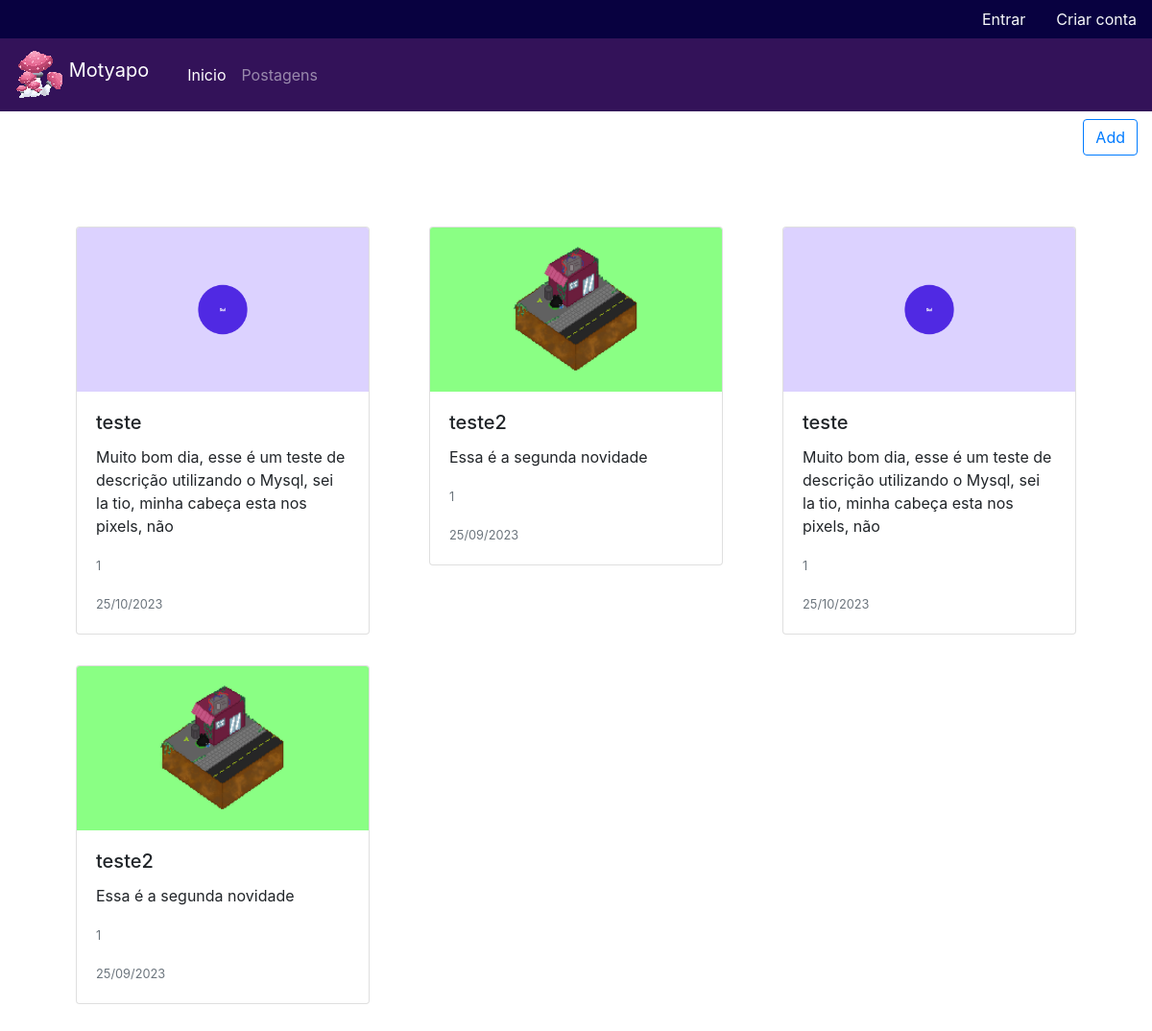
The page /admin/index.php?m=Postagens/post on the database its author committed.
### tables this page shows
CREATE TABLE IF NOT EXISTS `postagens` (
  `id` int(11) NOT NULL AUTO_INCREMENT,
  `titulo` varchar(200) DEFAULT NULL,
  `descricao` varchar(2000) DEFAULT NULL,
  `dataPost` varchar(10) NOT NULL,
  `imagem` varchar(500) NOT NULL,
  `id_adm` int(11) DEFAULT NULL,
  PRIMARY KEY (`id`),
  KEY `id_adm` (`id_adm`)
);

### class/Post.php (called while the page is built, shortened)
<?php
class Post
{
    function consultar()
    {
        try {
            $this->con = new Conectar();
            $exec = $this->con->prepare("SELECT * FROM postagens");
            return $exec->execute() == 1 ? $exec->fetchAll() : FALSE;
        } catch (PDOException $exc) {
            echo "Erro de bd " . $exc->getMessage();
        }
    }
}

### admin/Postagens/Post.php (the view)
<div class="container-fluid mt-2">
    <a class="btn btn-outline-primary float-right" href="?m=Postagens/salvar">Add</a>
    <br><br>
    <div class="row p-5">
        <?php
        include_once '../class/Post.php';
        $pos = new Post();
        $dados = $pos->consultar();
        if (!empty($dados)) {
            foreach ($dados as $mostrar) {
        ?>
                <div class="col-sm-4">
                    <div class="card m-3 ">
                        <img class="card-img-top" src="../img/<?= $mostrar['imagem'] ?>" alt="Imagem de capa do card">
                        <div class="card-body">
                            <h5 class="card-title"><?= $mostrar['titulo'] ?></h5>
                            <p class="card-text"><?= $mostrar['descricao'] ?></p>
                            <p class="card-text"><small class="text-muted"><?= $mostrar['id_adm'] ?></small></p>
                            <p class="card-text"><small class="text-muted"><?= $mostrar['dataPost']  ?></small></p>
                        </div>
                    </div>
                </div>
        <?php }
        } ?>
    </div>
</div>

### admin/index.php (shortened to what this page needs)
<!DOCTYPE html>
<html lang="pt-br">
<head>
    <?php include_once 'cabecalho.php'; ?>
</head>
<body>
    <?php
    if (isset($_SESSION['acesso']) && $_SESSION['acesso'] === '0bb99a07048be9e343e4d860fd452960fc0d6086') {
        echo '<nav class="conteiner navbar-dark " style="background-color: rgba(8, 1, 64, 1);" id="logado">'
            . '<ul class="nav mt-0  justify-content-end">'
            . ' <li class="nav-item">'
            . '<a class="nav-link text-light" href="">'
            . 'Conta'
            . '</a>'
            . '</li>'
            . '<li class="nav-item">'
            . '<a class="nav-link text-light " href="./logout.php">Sair</a>'
            . '</li>'
            . '</ul></nav>';
    } else {
        echo '<nav class="conteiner navbar-dark " style="background-color: rgba(8, 1, 64, 1);" id="deslogado">'
            . '<ul class="nav mt-0  justify-content-end">'
            . ' <li class="nav-item">'
            . '<a class="nav-link text-light" href="?m=login">Entrar</a>'
            . '</li>'
            . '<li class="nav-item">'
            . '<a class="nav-link text-light " href="?m=criar">Criar conta</a>'
            . '</li>'
            . '</ul></nav>';
    }
    ?>
    <?php include_once 'navbar.php'; ?>
    <div class="container-fluid p-0 m-0" id="home">
        <?php
        $pagina = filter_input(INPUT_GET, 'm');
        if (empty($pagina) || !isset($pagina)) {
            include_once 'home.php';
        } else {
            if (file_exists($pagina . ".php")) {
                include_once $pagina . ".php";
            } else {
                echo '<div class="alert alert-danger mt-4" role="alert">'
                    . '<h3>Erro 404</h3>'
                    . '<p>Página não encontrada</p>'
                    . '</div>';
            }
        }
        ?>
    </div>
</body>
</html>

### admin/cabecalho.php (shortened to what this page needs)
<link rel="stylesheet" href="https://stackpath.bootstrapcdn.com/bootstrap/4.1.3/css/bootstrap.min.css">
<link rel="stylesheet" href="https://cdn.jsdelivr.net/npm/bootstrap-icons@1.10.5/font/bootstrap-icons.css">
<link rel="stylesheet" href="../css/Motyapo.css">

### admin/navbar.php (shortened to what this page needs)
<nav class="navbar  sticky-top navbar-expand-md navbar-dark" style="background-color:rgba(41, 6, 81, 0.95);">
  <a class="navbar-brand" href="#home">
    <img src="../img/logo2.png" width="50" class="d-inline-block align-top pixel my-0 " alt="" />
    <p class="navbar-brand mb-0">Motyapo </p>
  </a>
  <div class="collapse navbar-collapse" id="navbarsExample04">
    <ul class="navbar-nav mr-auto">
      <li class="nav-item active">
        <a class="nav-link" href="../admin/">Inicio <span class="sr-only">(atual)</span></a>
      </li>
      <li class="nav-item">
        <a class="nav-link" href="?m=Postagens/post">Postagens</a>
      </li>
    </ul>
  </div>
</nav>

### css/Motyapo.css (style rules this page uses)
.pixel { image-rendering: pixelated; }

### rows shown on the page
postagens: imagem (picture), titulo "teste", descricao "Muito bom dia, esse é um teste de descrição utilizando o Mysql, sei la tio, minha cabeça esta nos pixels, não", id_adm "1", dataPost "25/10/2023"
postagens: imagem (picture), titulo "teste2", descricao "Essa é a segunda novidade", id_adm "1", dataPost "25/09/2023"
postagens: imagem (picture), titulo "teste", descricao "Muito bom dia, esse é um teste de descrição utilizando o Mysql, sei la tio, minha cabeça esta nos pixels, não", id_adm "1", dataPost "25/10/2023"
postagens: imagem (picture), titulo "teste2", descricao "Essa é a segunda novidade", id_adm "1", dataPost "25/09/2023"
